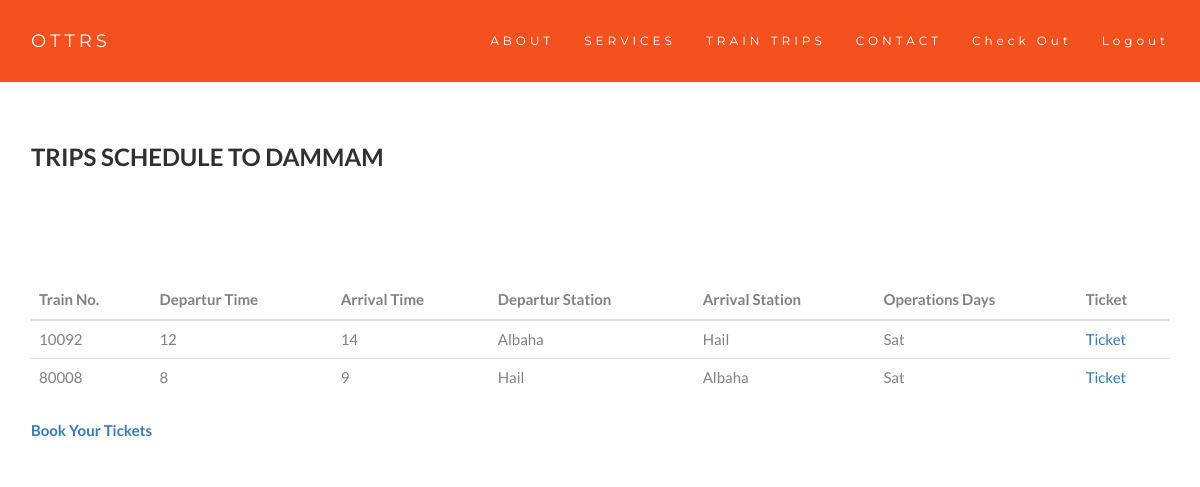
Screenshot of /ticketTab.php (signed in) with the database file from the repository.
### tables this page shows
CREATE TABLE `cars` (
  `id` int(11) NOT NULL,
  `triton` int(11) NOT NULL,
  `price` varchar(90) NOT NULL,
  `email` varchar(200) NOT NULL,
  `status` varchar(100) NOT NULL
);

CREATE TABLE `trip` (
  `city_id` int(11) NOT NULL,
  `tripon` int(20) NOT NULL,
  `DeparturTime` varchar(80) NOT NULL,
  `ArrivalTime` varchar(80) NOT NULL,
  `city_to` int(11) NOT NULL,
  `OperationsDays` varchar(90) NOT NULL,
  `price` varchar(50) NOT NULL,
  `date_trav` varchar(100) NOT NULL
);

CREATE TABLE `city` (
  `id` int(11) NOT NULL,
  `city_name` varchar(250) NOT NULL,
  `spath` text NOT NULL
);

### ticketTab.php (the view, shortened to what this page needs)
<?php
require "conne.php";
?>
<!DOCTYPE html>
<html lang="en">
  <head>
    <link rel="stylesheet" href="https://maxcdn.bootstrapcdn.com/bootstrap/3.4.1/css/bootstrap.min.css">
    <link href="css/main.css" rel="stylesheet">
  </head>
  <body id="myPage" data-spy="scroll" data-target=".navbar" data-offset="60">
    <nav class="navbar navbar-default navbar-fixed-top">
      <div class="container">
        <div class="navbar-header">
          <a class="navbar-brand" href="#myPage">OTTRS</a>
        </div>
        <div class="collapse navbar-collapse" id="myNavbar">
          <ul class="nav navbar-nav navbar-right">
            <li><a href="#about">ABOUT</a></li>
            <li><a href="#services">SERVICES</a></li>
            <li><a href="#traintrips">TRAIN TRIPS</a></li>
            <li><a href="#contact">CONTACT</a></li>
            <?php
            if(isset($_SESSION['email'])){
              echo '<li><a href="checkout.php">Check Out</a></li></li>
              <li><a href="logout.php">Logout</a></li></li>
              ';
            }
            else{
              echo'<li><a href="#register">REGISTER</a></li>';
            }
            ?>
          </ul>
        </div>
      </div>
    </nav>
    <br><br><br><br>
    <div class="container">
      <h2>Trips Schedule To Dammam</h2>
      <br><br><br>
      <table class="table table-borderless">
        <thead class="thead-light">
          <tr>
            <th>Train No.</th>
            <th>Departur Time</th>
            <th>Arrival Time</th>
            <th>Departur Station</th>
            <th>Arrival Station</th>
            <th>Operations Days</th>
            <th>Ticket</th>
          </tr>
        </thead>
        <tbody>
         <?php
         $email=$_SESSION['email'];
         $sql="SELECT * FROM cars LEFT JOIN trip ON cars.triton=trip.tripon WHERE cars.email='$email' AND status='Done'";
         $res=mysqli_query($mycon,$sql);
        while ($rows=mysqli_fetch_array($res)) {
           echo '
          <tr>
          <td>'.$rows['tripon'].'</td>
          <td>'.$rows['DeparturTime'].'</td>
          <td>'.$rows['ArrivalTime'].'</td>
          ';
     $sql_city="SELECT * FROM city WHERE id='$rows[city_id]'";
     $res3=mysqli_query($mycon,$sql_city);
     $ciy='';
     while ($rowe=mysqli_fetch_array($res3)) {
       $ciy=$rowe['city_name'];
     }
          echo '<td>'.$ciy.'</td>';
          $sql_city2="SELECT * FROM city WHERE id='$rows[city_to]'";
          $res2=mysqli_query($mycon,$sql_city2);
          $ciy2='';
          while ($rowe=mysqli_fetch_array($res2)) {
            $ciy2=$rowe['city_name'];
          }
          echo'<td>'.$ciy2.'</td>';
         echo' <td>'.$rows['OperationsDays'].'</td>'
          ;
          if(isset($_SESSION['email'])){
           echo '<td><a href="ticket.php?idon='.$rows['tripon'].' class="btn btn-info">Ticket </a></td>';
          }
          echo '</tr>
           ';
          }
         ?>
        </tbody>
      </table>
      <div class="form-btn">
        <a class="submit-btn" href="book.html"><b>Book Your Tickets </b></a>
      </div>
    </div>
  </body>
</html>

### css/main.css (style rules this page uses)
body { font: 400 15px Lato, sans-serif; line-height: 1.8; color: #818181; }
h2 { font-size: 24px; text-transform: uppercase; color: #303030; font-weight: 600; margin-bottom: 30px; }
.container { padding: 16px; }
.navbar { margin-bottom: 0; background-color: #f4511e; z-index: 9999; border: 0; font-size: 12px !important; line-height: 1.42857143 !important; letter-spacing: 4px; border-radius: 0; font-family: Montserrat, sans-serif; }
.navbar li a, .navbar .navbar-brand { color: #fff !important; }

### rows the page displays
cars: trip.tripon "10092", trip.DeparturTime "12", trip.ArrivalTime "14", city.city_name "Albaha", city.city_name "Hail", trip.OperationsDays "Sat"
cars: trip.tripon "80008", trip.DeparturTime "8", trip.ArrivalTime "9", city.city_name "Hail", city.city_name "Albaha", trip.OperationsDays "Sat"
